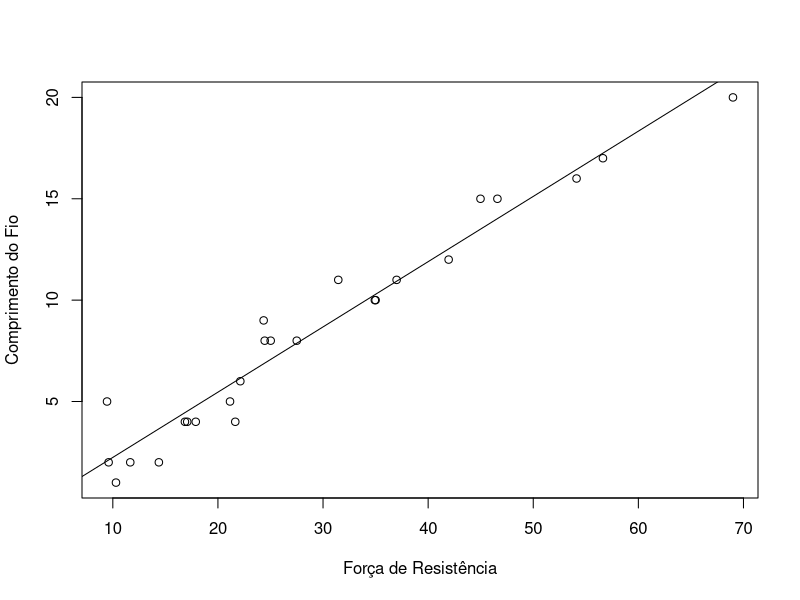

This figure's R source:
library(tidyverse)
library(readxl)

forceRes <- c(9.45, 24.45, 31.45, 35.00, 25.02, 16.86, 14.38, 9.60, 24.35, 27.50, 17.08, 37.00, 41.95, 11.66, 21.65, 17.89, 69.00, 10.30, 34.93, 46.59, 44.98, 54.12, 56.63, 22.13, 21.15)
comprimento <- c(5, 8, 11, 10, 8, 4, 2, 2, 9, 8, 4, 11, 12, 2, 4, 4, 20, 1, 10, 15, 15, 16, 17, 6, 5)
uni <- c("U1", "u2", "u3", "u4", "u5", "u6", "u7", "u8", "u9", "u10", "u11", "u12", "u13", "u14", "u15", "u16", "u17", "u18", "u19", "u20", "u21", "u22", "u23", "u24", "u25")

bd <- data.frame(uni, forceRes, comprimento)

mediaR <- mean(forceRes)
mediaC <- mean(comprimento)

plot(forceRes, comprimento, xlab = "Força de Resistência", ylab = "Comprimento do Fio")
alfa <- lm(comprimento~forceRes)
beta <- lm(forceRes~comprimento)
abline(alfa)
coef(alfa)
print(summary(alfa))